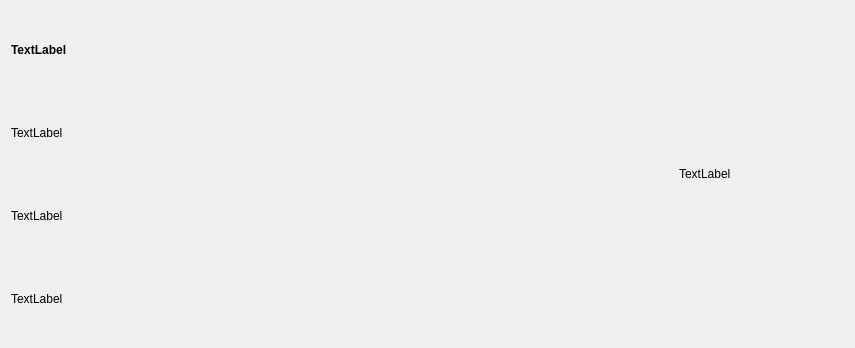
<?xml version="1.0" encoding="UTF-8"?>
<ui version="4.0">
 <class>OrderCard</class>
 <widget class="QWidget" name="OrderCard">
  <property name="geometry">
   <rect>
    <x>0</x>
    <y>0</y>
    <width>855</width>
    <height>348</height>
   </rect>
  </property>
  <property name="windowTitle">
   <string>Form</string>
  </property>
  <layout class="QGridLayout" name="gridLayout">
   <item row="0" column="0">
    <layout class="QHBoxLayout" name="horizontalLayout" stretch="4,1">
     <item>
      <layout class="QVBoxLayout" name="verticalLayout">
       <item>
        <widget class="QLabel" name="article_order">
         <property name="font">
          <font>
           <bold>true</bold>
          </font>
         </property>
         <property name="text">
          <string>TextLabel</string>
         </property>
        </widget>
       </item>
       <item>
        <widget class="QLabel" name="status_order">
         <property name="text">
          <string>TextLabel</string>
         </property>
        </widget>
       </item>
       <item>
        <widget class="QLabel" name="address_pvz">
         <property name="text">
          <string>TextLabel</string>
         </property>
        </widget>
       </item>
       <item>
        <widget class="QLabel" name="date_order">
         <property name="text">
          <string>TextLabel</string>
         </property>
        </widget>
       </item>
      </layout>
     </item>
     <item>
      <widget class="QLabel" name="date_delivery">
       <property name="text">
        <string>TextLabel</string>
       </property>
      </widget>
     </item>
    </layout>
   </item>
  </layout>
 </widget>
 <resources/>
 <connections/>
</ui>
